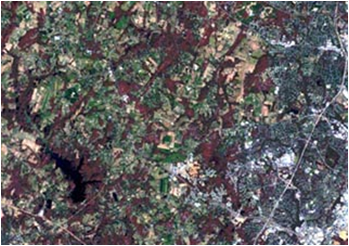
#> input picture images_original/09/Img1.bmp, 349 x 246 px, found by its file name; its folder holds 3 pictures in this run
$ python 09_colors.py
#> lines starting #> are read from the running program, lines starting #| are printed output that depends on the picture
# Instalar pacote com `pip3 install pillow`
from PIL import Image
# Matplotlib: Visualization with Python
import matplotlib.pyplot as plt
# The fundamental package for scientific computing with Python
import numpy as np

import math
import colorsys

# incio nós estamos transformando a imagem original para o formato HSI
def rgb_to_hsi(rgb):
    # Converte valores de 0-255 para 0-1
    r, g, b = rgb[0]/255.0, rgb[1]/255.0, rgb[2]/255.0

    # Calcula Intensidade
    I = (r + g + b) / 3.0

    # Calcula Saturação
    if r + g + b == 0:
        S = 0
    else:
        S = 1 - 3 * min(r, g, b) / (r + g + b)

    # Calcula Matiz
    H = 0
    if S != 0:
        num = 0.5 * ((r - g) + (r - b))
        den = ((r - g)**2 + (r - b) * (g - b))**0.5
        theta = math.acos(num / den)
        if b > g:
            H = 360 - theta
        else:
            H = theta
    return (H, S, I)


def bmp_to_hsi(input_file, output_file):
    # Carrega a imagem BMP
#> called with input_file = './images_original/09/Img1.bmp', output_file = './images_generate/09/Img1_HSI.jpg'
    with Image.open(input_file) as img:
        # Cria nova imagem com mesmo tamanho
#> img is the input picture: PIL image 349x246 RGB; mean R, G, B 97.9, 95.7, 96.5
        new_img = Image.new('RGB', img.size)
#> new_img: PIL image 349x246 RGB; every value is 0

        # Converte cada pixel para HSI
        for y in range(img.height):
            for x in range(img.width):
                pixel_rgb = img.getpixel((x, y))
                pixel_hsi = rgb_to_hsi(pixel_rgb)
                new_img.putpixel((x, y), tuple(
                    map(lambda x: int(x * 255), colorsys.hsv_to_rgb(*pixel_hsi))))

        # Salva a nova imagem HSI em um arquivo BMP
        new_img.convert("RGB").save(output_file)

# agora pegamos a imagem original que está no formato RGB e aplicamos a equalização
# Carrega a imagem de entrada
def equalize_image(nome):
#> called with nome = 'Img1'
    img = np.array(Image.open('./images_original/09/' + nome + '.bmp'))

    # Separa os canais R, G e B da imagem
    r_channel = img[:, :, 0]
    g_channel = img[:, :, 1]
    b_channel = img[:, :, 2]

    # Aplica a equalização de histograma em cada canal
    r_equalized = np.interp(
            r_channel.flatten(),
            np.arange(256),
            np.histogram(
                r_channel,
                bins=256,
                range=(0, 255)
            )[0].cumsum() * 255 / (r_channel.shape[0] * r_channel.shape[1])
        ).reshape(r_channel.shape)
    g_equalized = np.interp(
            g_channel.flatten(),
            np.arange(256),
            np.histogram(
                g_channel,
                bins=256,
                range=(0, 255)
            )[0].cumsum() * 255 / (g_channel.shape[0] * g_channel.shape[1])
        ).reshape(g_channel.shape)
    b_equalized = np.interp(
            b_channel.flatten(),
            np.arange(256),
            np.histogram(
                b_channel,
                bins=256,
                range=(0, 255)
            )[0].cumsum() *  255 / (b_channel.shape[0] * b_channel.shape[1])
        ).reshape(b_channel.shape)

    # Junta os canais R, G e B equalizados em uma única imagem
    img_equalized = np.stack(
        (r_equalized, g_equalized, b_equalized), axis=2).astype(np.uint8)

    # Salva a imagem equalizada
    Image.fromarray(img_equalized).save('./images_generate/09/' + nome + '_equalizada.jpg')

def gera_histograma(nome):
    # agora carregamos a imagem equalizada e mostramos seu histograma
    # Carrega a imagem de entrada
#> called with nome = 'Img1'
    img = np.array(Image.open('./images_generate/09/' + nome + '_equalizada.jpg'))
#> img: shape (246, 349, 3)

    # Separa os canais R, G e B da imagem
    r_channel = img[:, :, 0]
    g_channel = img[:, :, 1]
    b_channel = img[:, :, 2]

    # Aplica a equalização de histograma em cada canal
    r_equalized = np.interp(
            r_channel.flatten(),
            np.arange(256),
            np.histogram(
                r_channel,
                bins=256,
                range=(0, 255)
            )[0].cumsum() * 255 / (r_channel.shape[0] * r_channel.shape[1])
        ).reshape(r_channel.shape)
    g_equalized = np.interp(
            g_channel.flatten(),
            np.arange(256),
            np.histogram(
                g_channel,
                bins=256,
                range=(0, 255)
            )[0].cumsum() * 255 / (g_channel.shape[0] * g_channel.shape[1])
        ).reshape(g_channel.shape)
    b_equalized = np.interp(
            b_channel.flatten(),
            np.arange(256),
            np.histogram(
                b_channel,
                bins=256,
                range=(0, 255)
            )[0].cumsum() * 255 / (b_channel.shape[0] * b_channel.shape[1])
        ).reshape(b_channel.shape)

    # Junta os canais R, G e B equalizados em uma única imagem
    img_equalized = np.stack((r_equalized, g_equalized, b_equalized), axis=2).astype(np.uint8)

    # Calcula o histograma equalizado da imagem equalizada
    hist_equalized = np.histogram(img_equalized.flatten(), bins=256, range=(0, 255))[0]

    # Plotar o histograma equalizado
    plt.clf()
    plt.plot(hist_equalized)
    plt.title('Histograma Equalizado')
    plt.xlabel('Intensidade')
    plt.ylabel('Frequência')

    # Salva a figura do histograma em um arquivo
    plt.savefig('./images_generate/09/' + nome + '_histograma_equalizado.jpg')
#> figure, not shown here; curve peaks at x = 255, y = 4402

# função que executa o exercicio completo para a imgem especificada
def executa_exercicio(nome):
    # Conversão da imagem original para o formato HSI
    bmp_to_hsi('./images_original/09/' + nome + '.bmp', './images_generate/09/' + nome + '_HSI.jpg')

    # Equalização da imagem original no formato RGB
    equalize_image(nome)

    # Geração do histograma da imagem equalizada
    gera_histograma(nome)

executa_exercicio('Img1')
executa_exercicio('Img2')
#> call 2 of bmp_to_hsi, with input_file = './images_original/09/Img2.bmp', output_file = './images_generate/09/Img2_HSI.jpg'
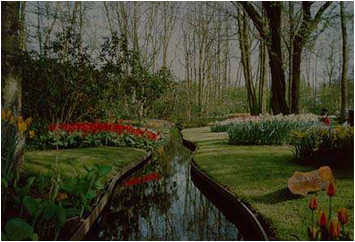
#> input picture images_original/09/Img2.bmp, 355 x 242 px, found by its file name
#> in bmp_to_hsi, img is the input picture: PIL image 355x242 RGB; mean R, G, B 64.8, 64.2, 43.3
#> in bmp_to_hsi (call 2), `new_img = Image.new('RGB', img.size)`: new_img: PIL image 355x242 RGB; every value is 0
#> after the loop in bmp_to_hsi (call 2), `for y in range(img.height):`:
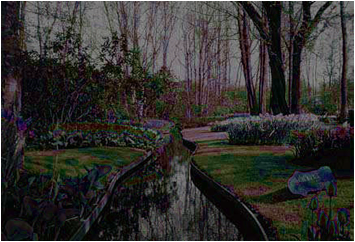
#> new_img: PIL image 355x242 RGB; mean R, G, B 51.8, 50.1, 47.6
executa_exercicio('Img3')
#> call 3 of bmp_to_hsi, with input_file = './images_original/09/Img3.bmp', output_file = './images_generate/09/Img3_HSI.jpg'
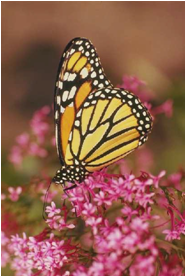
#> input picture images_original/09/Img3.bmp, 186 x 277 px, found by its file name
#> in bmp_to_hsi, img is the input picture: PIL image 186x277 RGB; mean R, G, B 145.4, 96, 78.3
#> in bmp_to_hsi (call 3), `new_img = Image.new('RGB', img.size)`: new_img: PIL image 186x277 RGB; every value is 0
#> after the loop in bmp_to_hsi (call 3), `for y in range(img.height):`:
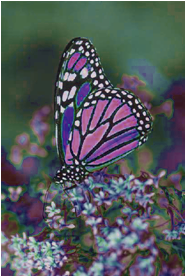
#> new_img: PIL image 186x277 RGB; mean R, G, B 84, 89.7, 92.6
#> call 3 of equalize_image, with nome = 'Img3'
#> in equalize_image (call 3), `g_equalized = np.interp( g_channel.flatten(), np.arange(256), np.histo..`:
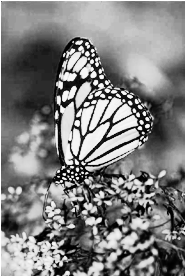
#> g_equalized: shape (277, 186) float64; min 0.00495, max 255, mean 128.7
#> in equalize_image (call 3), `b_equalized = np.interp( b_channel.flatten(), np.arange(256), np.histo..`:
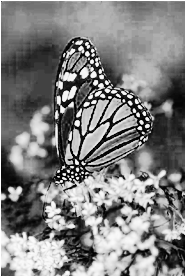
#> b_equalized: shape (277, 186) float64; min 0.0544, max 255, mean 128.8
#> in equalize_image (call 3), `img_equalized = np.stack( (r_equalized, g_equalized, b_equalized), axi..`:
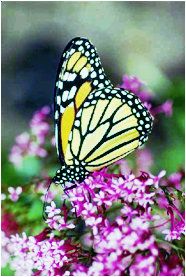
#> img_equalized: shape (277, 186, 3); mean R, G, B 127.9, 128.2, 128.3
